Frame 1 (no input): blank canvas, image omitted
Frame 60 (the mouse pressed at the canvas centre just before this capture): blank canvas, image omitted
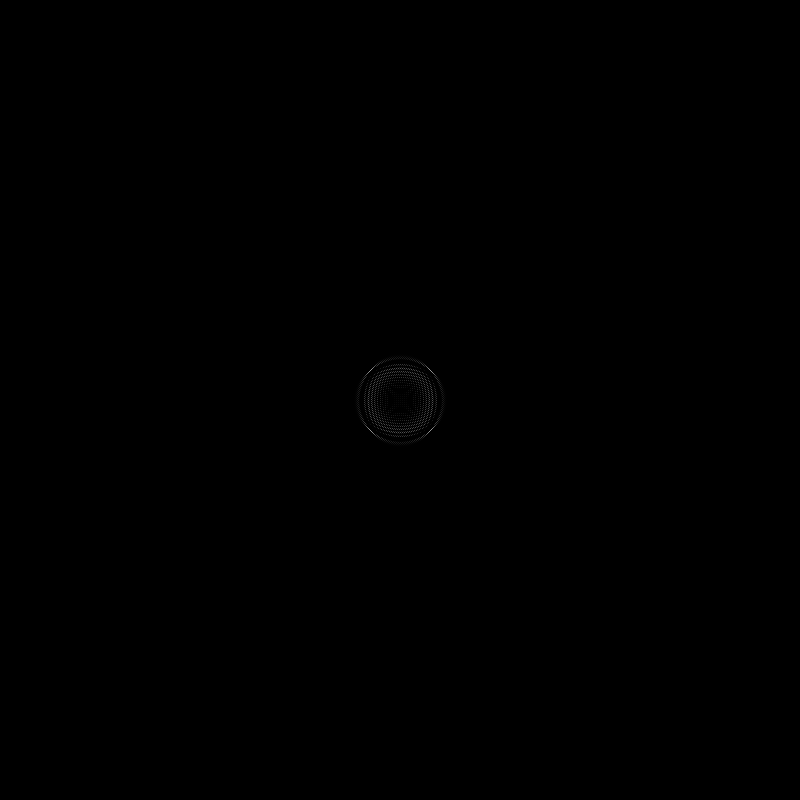
Frame 120 (the mouse held since frame 60 and released just before this capture)

The Processing sketch whose frames 1 and 60 were blank and that drew this single picture after the mouse press (run headless with seeded random() and noise(); from frame 60 on, the mouse is pressed at the canvas centre):

// Processing sketch: Water_Ripple
// ── Water_Ripple.pde
int cols;
int rows;

float[][] current;
float[][] previous;

float dampening = 0.98;

void setup() {
  size(800, 800);
  cols = width;
  rows = height;
  
  current = new float [cols][rows];
  previous = new float [cols][rows];

}

void mousePressed() {
  previous[mouseX][mouseY] = 5000;
}



void draw() {
  background(0);
  loadPixels();
  
  for (int i = 1; i < cols -1; i++) {
      for (int j = 1; j < rows -1; j++) {
        current[i][j] = (previous[i-1][j] + previous[i+1][j] + previous[i][j-1] + previous[i][j+1])/2 - current[i][j];  
        current[i][j] = current[i][j] * dampening;
        int index = i + j * cols;
        pixels[index] = color(current[i][j]);

      }
  }
  updatePixels();
  
  float[][] temp = previous;
  previous = current;
  current = temp;
}
